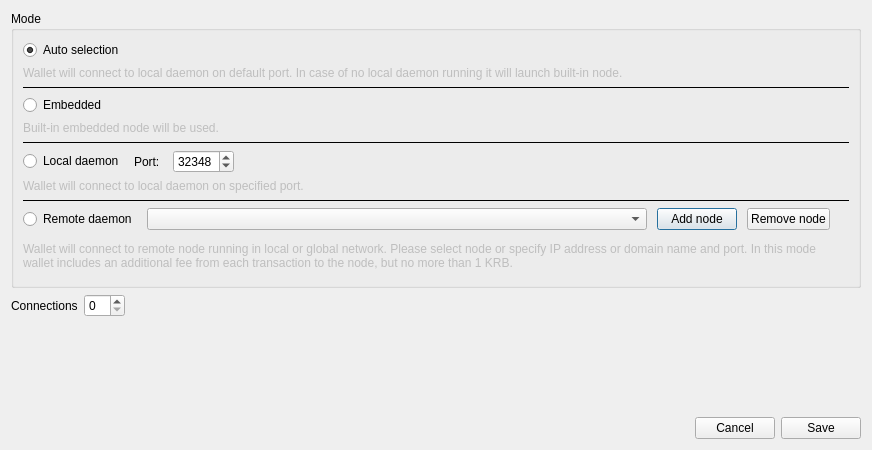
<?xml version="1.0" encoding="UTF-8"?>
<ui version="4.0">
 <class>ConnectionSettingsDialog</class>
 <widget class="QDialog" name="ConnectionSettingsDialog">
  <property name="windowModality">
   <enum>Qt::ApplicationModal</enum>
  </property>
  <property name="geometry">
   <rect>
    <x>0</x>
    <y>0</y>
    <width>872</width>
    <height>450</height>
   </rect>
  </property>
  <property name="windowTitle">
   <string>Connection settings</string>
  </property>
  <layout class="QVBoxLayout" name="verticalLayout">
   <item>
    <widget class="QGroupBox" name="groupBox">
     <property name="sizePolicy">
      <sizepolicy hsizetype="Expanding" vsizetype="Expanding">
       <horstretch>0</horstretch>
       <verstretch>0</verstretch>
      </sizepolicy>
     </property>
     <property name="title">
      <string>Mode</string>
     </property>
     <layout class="QVBoxLayout" name="verticalLayout_2">
      <item>
       <widget class="QRadioButton" name="radioButton_1">
        <property name="enabled">
         <bool>true</bool>
        </property>
        <property name="text">
         <string>Auto selection</string>
        </property>
        <property name="checked">
         <bool>true</bool>
        </property>
       </widget>
      </item>
      <item>
       <widget class="QLabel" name="label">
        <property name="enabled">
         <bool>false</bool>
        </property>
        <property name="text">
         <string>Wallet will connect to local daemon on default port. In case of no local daemon running it will launch built-in node.</string>
        </property>
        <property name="wordWrap">
         <bool>true</bool>
        </property>
       </widget>
      </item>
      <item>
       <widget class="Line" name="line">
        <property name="frameShadow">
         <enum>QFrame::Plain</enum>
        </property>
        <property name="orientation">
         <enum>Qt::Horizontal</enum>
        </property>
       </widget>
      </item>
      <item>
       <widget class="QRadioButton" name="radioButton_2">
        <property name="text">
         <string>Embedded</string>
        </property>
       </widget>
      </item>
      <item>
       <widget class="QLabel" name="label_2">
        <property name="enabled">
         <bool>false</bool>
        </property>
        <property name="text">
         <string>Built-in embedded node will be used.</string>
        </property>
        <property name="wordWrap">
         <bool>true</bool>
        </property>
       </widget>
      </item>
      <item>
       <widget class="Line" name="line_2">
        <property name="frameShadow">
         <enum>QFrame::Plain</enum>
        </property>
        <property name="orientation">
         <enum>Qt::Horizontal</enum>
        </property>
       </widget>
      </item>
      <item>
       <layout class="QHBoxLayout" name="horizontalLayout_2">
        <property name="spacing">
         <number>10</number>
        </property>
        <property name="sizeConstraint">
         <enum>QLayout::SetMaximumSize</enum>
        </property>
        <item>
         <widget class="QRadioButton" name="radioButton_3">
          <property name="text">
           <string>Local daemon</string>
          </property>
         </widget>
        </item>
        <item>
         <widget class="QLabel" name="label_3">
          <property name="text">
           <string>Port: </string>
          </property>
         </widget>
        </item>
        <item>
         <widget class="QSpinBox" name="m_localDaemonPort">
          <property name="minimum">
           <number>0</number>
          </property>
          <property name="maximum">
           <number>65535</number>
          </property>
          <property name="value">
           <number>32348</number>
          </property>
          <property name="displayIntegerBase">
           <number>10</number>
          </property>
         </widget>
        </item>
        <item>
         <spacer name="horizontalSpacer_2">
          <property name="orientation">
           <enum>Qt::Horizontal</enum>
          </property>
          <property name="sizeHint" stdset="0">
           <size>
            <width>40</width>
            <height>20</height>
           </size>
          </property>
         </spacer>
        </item>
       </layout>
      </item>
      <item>
       <widget class="QLabel" name="label_4">
        <property name="enabled">
         <bool>false</bool>
        </property>
        <property name="text">
         <string>Wallet will connect to local daemon on specified port.</string>
        </property>
        <property name="wordWrap">
         <bool>true</bool>
        </property>
       </widget>
      </item>
      <item>
       <widget class="Line" name="line_3">
        <property name="frameShadow">
         <enum>QFrame::Plain</enum>
        </property>
        <property name="orientation">
         <enum>Qt::Horizontal</enum>
        </property>
       </widget>
      </item>
      <item>
       <layout class="QHBoxLayout" name="horizontalLayout_3">
        <property name="spacing">
         <number>10</number>
        </property>
        <property name="sizeConstraint">
         <enum>QLayout::SetMaximumSize</enum>
        </property>
        <item>
         <widget class="QRadioButton" name="radioButton_4">
          <property name="text">
           <string>Remote daemon</string>
          </property>
         </widget>
        </item>
        <item>
         <widget class="QComboBox" name="remoteNodesComboBox">
          <property name="minimumSize">
           <size>
            <width>500</width>
            <height>0</height>
           </size>
          </property>
          <property name="editable">
           <bool>false</bool>
          </property>
          <property name="insertPolicy">
           <enum>QComboBox::InsertAtTop</enum>
          </property>
         </widget>
        </item>
        <item>
         <widget class="QPushButton" name="addNodeButton">
          <property name="text">
           <string>Add node</string>
          </property>
          <property name="icon">
           <iconset resource="../../resources.qrc">
            <normaloff>:/icons/add</normaloff>:/icons/add</iconset>
          </property>
         </widget>
        </item>
        <item>
         <widget class="QPushButton" name="removeNodeButton">
          <property name="text">
           <string>Remove node</string>
          </property>
          <property name="icon">
           <iconset resource="../../resources.qrc">
            <normaloff>:/icons/remove</normaloff>:/icons/remove</iconset>
          </property>
         </widget>
        </item>
        <item>
         <spacer name="horizontalSpacer_3">
          <property name="orientation">
           <enum>Qt::Horizontal</enum>
          </property>
          <property name="sizeHint" stdset="0">
           <size>
            <width>40</width>
            <height>20</height>
           </size>
          </property>
         </spacer>
        </item>
       </layout>
      </item>
      <item>
       <widget class="QLabel" name="label_5">
        <property name="enabled">
         <bool>false</bool>
        </property>
        <property name="sizePolicy">
         <sizepolicy hsizetype="Preferred" vsizetype="MinimumExpanding">
          <horstretch>0</horstretch>
          <verstretch>0</verstretch>
         </sizepolicy>
        </property>
        <property name="minimumSize">
         <size>
          <width>0</width>
          <height>40</height>
         </size>
        </property>
        <property name="text">
         <string>Wallet will connect to remote node running in local or global network. Please select node or specify IP address or domain name and port. In this mode wallet includes an additional fee from each transaction to the node, but no more than 1 KRB.</string>
        </property>
        <property name="wordWrap">
         <bool>true</bool>
        </property>
       </widget>
      </item>
     </layout>
    </widget>
   </item>
   <item>
    <layout class="QHBoxLayout" name="horizontalLayout_4">
     <item>
      <widget class="QLabel" name="label_6">
       <property name="text">
        <string>Connections</string>
       </property>
      </widget>
     </item>
     <item>
      <widget class="QSpinBox" name="m_connectionsCount"/>
     </item>
     <item>
      <spacer name="horizontalSpacer_4">
       <property name="orientation">
        <enum>Qt::Horizontal</enum>
       </property>
       <property name="sizeHint" stdset="0">
        <size>
         <width>40</width>
         <height>20</height>
        </size>
       </property>
      </spacer>
     </item>
    </layout>
   </item>
   <item>
    <spacer name="verticalSpacer">
     <property name="orientation">
      <enum>Qt::Vertical</enum>
     </property>
     <property name="sizeHint" stdset="0">
      <size>
       <width>20</width>
       <height>131</height>
      </size>
     </property>
    </spacer>
   </item>
   <item>
    <layout class="QHBoxLayout" name="horizontalLayout">
     <item>
      <spacer name="horizontalSpacer">
       <property name="orientation">
        <enum>Qt::Horizontal</enum>
       </property>
       <property name="sizeHint" stdset="0">
        <size>
         <width>40</width>
         <height>20</height>
        </size>
       </property>
      </spacer>
     </item>
     <item>
      <widget class="QPushButton" name="connectionCancelButton">
       <property name="text">
        <string>Cancel</string>
       </property>
      </widget>
     </item>
     <item>
      <widget class="QPushButton" name="connectionSaveButton">
       <property name="text">
        <string>Save</string>
       </property>
      </widget>
     </item>
    </layout>
   </item>
  </layout>
 </widget>
 <resources>
  <include location="../../resources.qrc"/>
 </resources>
 <connections>
  <connection>
   <sender>connectionCancelButton</sender>
   <signal>clicked()</signal>
   <receiver>ConnectionSettingsDialog</receiver>
   <slot>reject()</slot>
   <hints>
    <hint type="sourcelabel">
     <x>549</x>
     <y>259</y>
    </hint>
    <hint type="destinationlabel">
     <x>338</x>
     <y>140</y>
    </hint>
   </hints>
  </connection>
  <connection>
   <sender>connectionSaveButton</sender>
   <signal>clicked()</signal>
   <receiver>ConnectionSettingsDialog</receiver>
   <slot>accept()</slot>
   <hints>
    <hint type="sourcelabel">
     <x>630</x>
     <y>259</y>
    </hint>
    <hint type="destinationlabel">
     <x>338</x>
     <y>140</y>
    </hint>
   </hints>
  </connection>
  <connection>
   <sender>addNodeButton</sender>
   <signal>clicked()</signal>
   <receiver>ConnectionSettingsDialog</receiver>
   <slot>addNodeClicked()</slot>
   <hints>
    <hint type="sourcelabel">
     <x>361</x>
     <y>153</y>
    </hint>
    <hint type="destinationlabel">
     <x>290</x>
     <y>135</y>
    </hint>
   </hints>
  </connection>
  <connection>
   <sender>removeNodeButton</sender>
   <signal>clicked()</signal>
   <receiver>ConnectionSettingsDialog</receiver>
   <slot>removeNodeClicked()</slot>
   <hints>
    <hint type="sourcelabel">
     <x>459</x>
     <y>177</y>
    </hint>
    <hint type="destinationlabel">
     <x>299</x>
     <y>193</y>
    </hint>
   </hints>
  </connection>
 </connections>
 <slots>
  <slot>saveSettingClicked()</slot>
  <slot>addNodeClicked()</slot>
  <slot>removeNodeClicked()</slot>
 </slots>
</ui>
